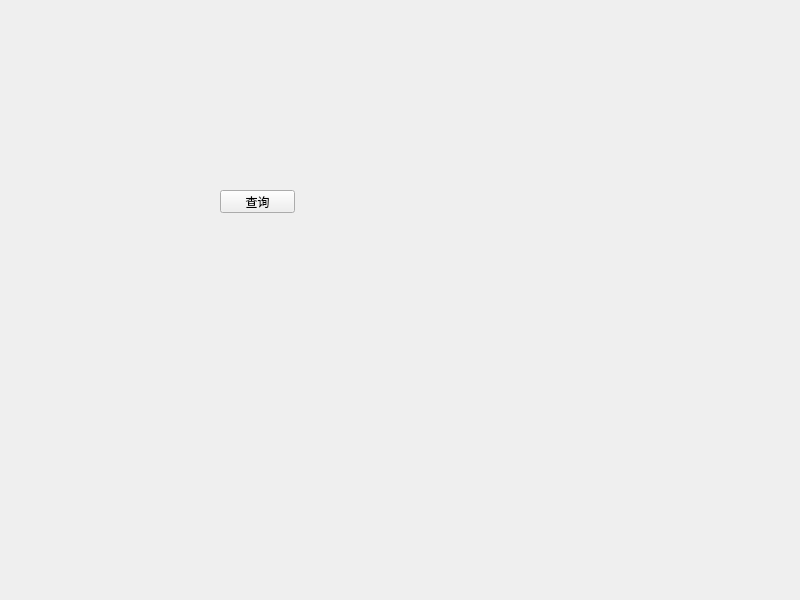
<?xml version="1.0" encoding="UTF-8"?>
<ui version="4.0">
 <class>mainfram</class>
 <widget class="QMainWindow" name="mainfram">
  <property name="geometry">
   <rect>
    <x>0</x>
    <y>0</y>
    <width>800</width>
    <height>600</height>
   </rect>
  </property>
  <property name="windowTitle">
   <string>MainWindow</string>
  </property>
  <widget class="QWidget" name="centralWidget">
   <widget class="QPushButton" name="search">
    <property name="geometry">
     <rect>
      <x>220</x>
      <y>190</y>
      <width>75</width>
      <height>23</height>
     </rect>
    </property>
    <property name="text">
     <string>查询</string>
    </property>
   </widget>
  </widget>
 </widget>
 <resources/>
 <connections/>
</ui>
